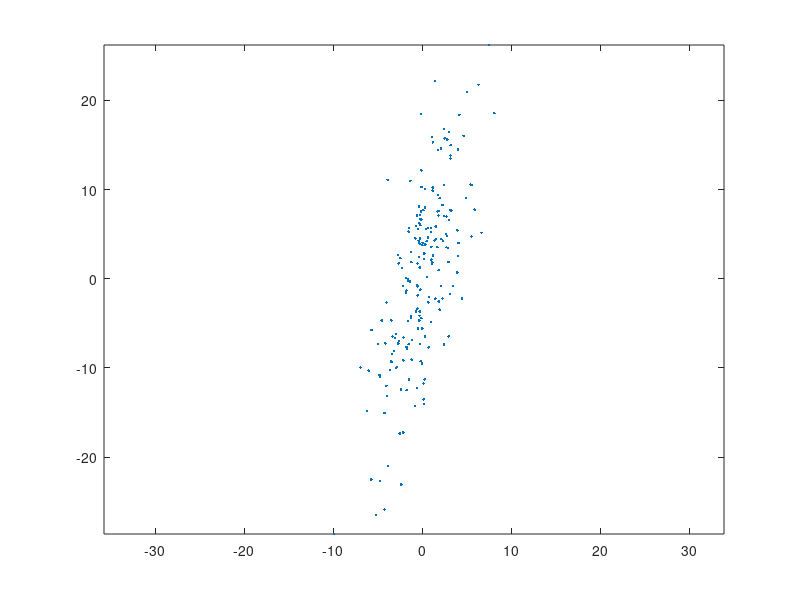

This chart was generated by the following MATLAB code: (Note: this script raises an error after producing the figure.)
clc;
clear;
eig_vec1 = [1; 5];
eig_val1 = 10;
eig_vec2 = [-5; 1];
eig_val2 = 2;
lambda = [eig_val1 0; 0 eig_val2];
U = [eig_vec1 eig_vec2];
R = U * lambda * inv(U);
no_of_points = 200;
points = randn(no_of_points,2) * R;
% points = repmat([0 0],no_of_points,1) + randn(no_of_points,2)*chol(R);
x_avg = mean(points(:,1));
y_avg = mean(points(:,2));
points_avg = [(points(:,1) - x_avg) , (points(:,2) - x_avg)];
covariance = [mean(points_avg(:,1).^2) 				 mean(points_avg(:,1).*points_avg(:,2));
			  mean(points_avg(:,1).*points_avg(:,2)) mean(points_avg(:,2).^2)];

plot(points(:,1),points(:,2),'.');
axis equal;
hold on;
[pca_line1,pca_line2] = PCA(points,covariance);
x = min(points(:,1)):0.5:max(points(:,1));
plot(x,pca_line1(1)*x+pca_line1(2),'-r');
plot(x,pca_line2(1)*x+pca_line2(2),'-y');

[eig_line1,eig_line2] = PCA(points,R);
plot(x,eig_line1(1)*x,'-black');
plot(x,eig_line2(1)*x,'-green');

legend({'generated points','principal component1','principal component2','given eigen vector1','given eigen vector2'},'location','northwest');
xlabel('X');
ylabel('Y');
title('Solution 2');
hold off;